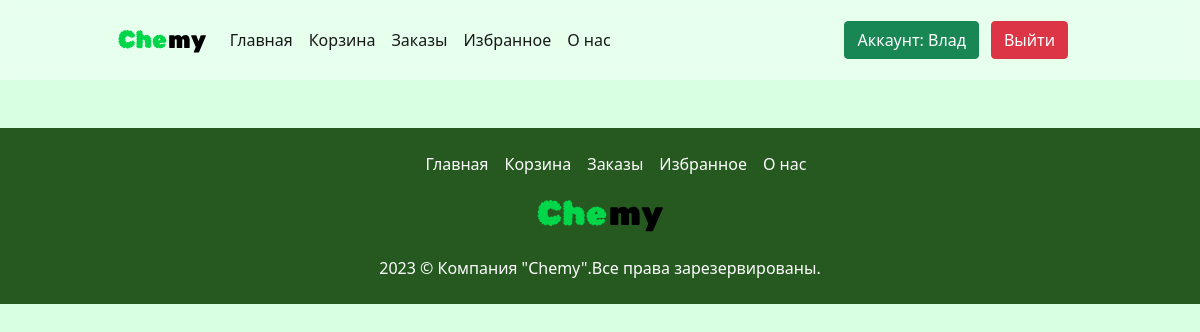
Before: /orders/ (signed in) with the older database file.
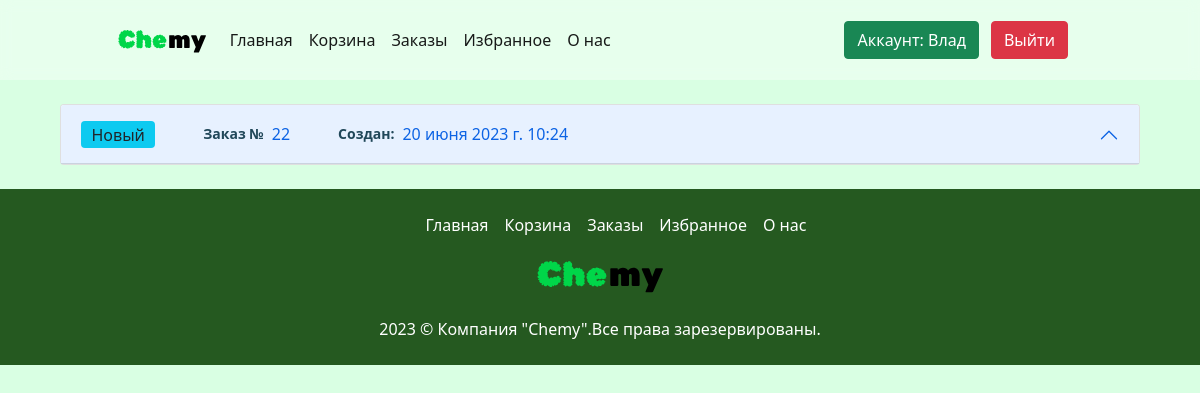
After: the same page with the newer database file.
### main/models.py (models this page shows, shortened)
class Order(models.Model):
    class Status(models.IntegerChoices):
        new = 1, _("Новый")
        procces = 2, _("В обработке")
        closed = 3, _("Закрыт")
        succesfull = 4, _("Завершен")
    user = models.ForeignKey(User, on_delete=models.PROTECT, verbose_name="Клиент")
    summ = models.IntegerField(default=0, verbose_name="Сумма")
    status = models.IntegerField(choices=Status.choices, default=Status.new, verbose_name="Статус")
    date_created = models.DateTimeField(auto_now_add=True, verbose_name="Дата создания")
    class Meta():
        verbose_name = "заказ"
        verbose_name_plural = "Заказы"
        ordering = ['id']

### main/views.py (the view)
# urls.py: path('orders/', views.orders, name='orders'),
def orders(request):
    orders = []
    orders_list = Order.objects.filter(user=request.user.id)
    for order in orders_list:
        products = ProductInOrder.objects.filter(order=order)
        orders.append({"order":order, "products":products})
    response = arender(request, "orders.html", {"orders":orders})
    return response

### main/views.py (called while the page is built)
def arender(request, template, context):
    try:
        current_user = User.objects.get(id=request.user.id)
    except:
        current_user = False
    context.update({"current_user": current_user})
    return render(request, template, context)

### templates/orders.html (shortened to what this page needs)
{% extends 'base.html' %}
{% load static %}
{% block content %}
    <div class="orders_container">
        <div class="accordion" id="accordionExample">
            {% for order in orders %}
            <div class="accordion-item">
              <h2 class="accordion-header" id="headingOne">
                <button class="accordion-button order-item-header" type="button" data-bs-toggle="collapse" data-bs-target="#collapse{{ order.order.id }}" aria-expanded="true" aria-controls="collapse{{ order.order.id }}">
                    <div>
                        <span>
                            {% if order.order.status == 1 %}
                            <span class="badge bg-info text-dark">Новый</span>
                            {% endif %}
                        </span>
                    </div>
                    <div>
                        <span>Заказ №</span>
                        <span>{{ order.order.id }}</span>
                    </div>
                    <div>
                        <span>Создан: </span>
                        <span>{{ order.order.date_created }}</span>
                    </div>
                </button>
              </h2>
            </div>
            {% endfor %}
          </div>
    </div>
{% endblock%}

Changed rows visible on the page:
added Order: status "Новый", order.id "22", order.date_created "20 июня 2023 г. 10:24"
